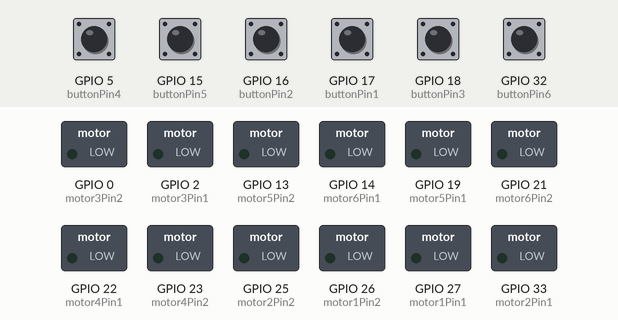
Simulated run of this sketch. Board: ESP32. On the bench: switched loads named in the sketch (green lamp = pin HIGH). Inputs (shaded band) come from the test bench; at power-on: GPIO 5 (buttonPin4), GPIO 15 (buttonPin5), GPIO 16 (buttonPin2), GPIO 17 (buttonPin1), GPIO 18 (buttonPin3), GPIO 32 (buttonPin6) HIGH.

Above: at 1.2 s.
1.3 s: GPIO 5 (buttonPin4) pulled LOW for 0.15 s
At 2.6 s:
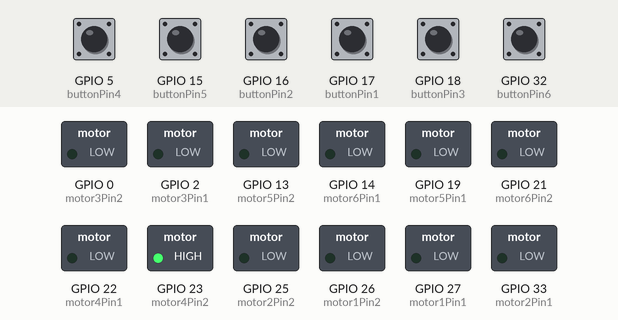
4.4 s: GPIO 15 (buttonPin5) pulled LOW for 0.15 s
At 5.0 s:
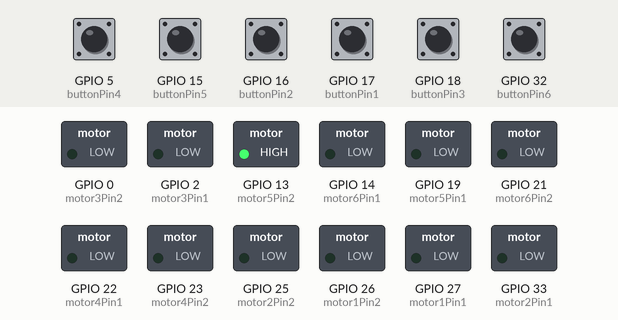
7.5 s: GPIO 16 (buttonPin2) pulled LOW for 0.15 s
At 8.6 s:
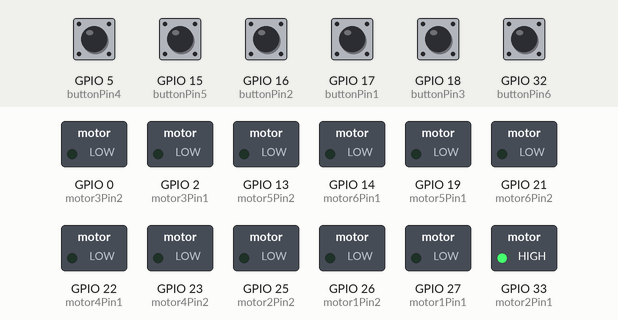
10.6 s: GPIO 17 (buttonPin1) pulled LOW for 0.15 s
At 11.0 s:
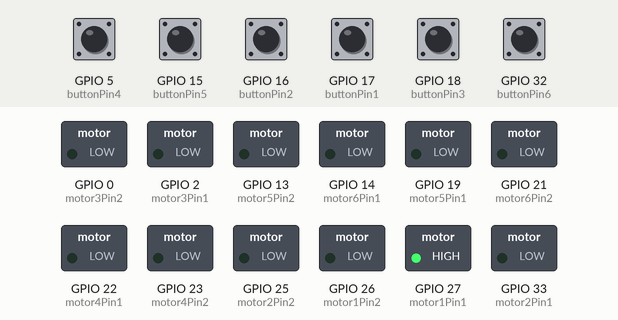
13.7 s: GPIO 18 (buttonPin3) pulled LOW for 0.15 s
At 14.5 s:
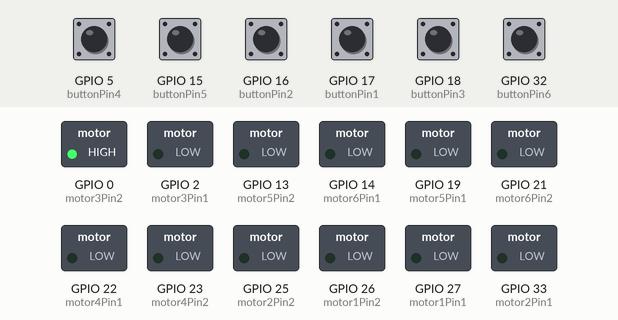
16.8 s: GPIO 32 (buttonPin6) pulled LOW for 0.15 s
At 18.0 s:
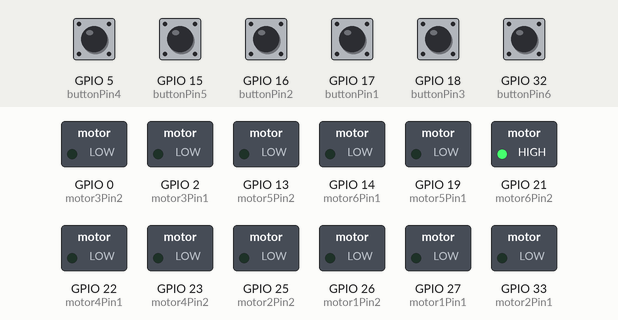
Timing chart, 0 to 20.9 s (numbered marks = the images above; inputs shaded):
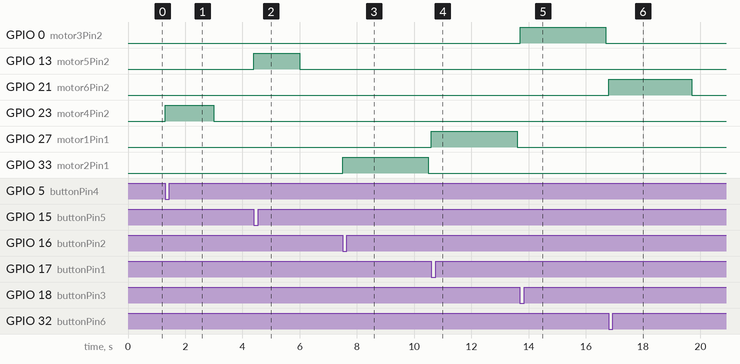

The sketch:

ESP32-millis-MSC.ino
```cpp
int motor1Pin1 = 27;
int motor1Pin2 = 26;
int motor2Pin1 = 33;
int motor2Pin2 = 25;
int motor3Pin1 = 2;
int motor3Pin2 = 0;
int motor4Pin1 = 22;
int motor4Pin2 = 23;
int motor5Pin1 = 19;
int motor5Pin2 = 13;
int motor6Pin1 = 14;
int motor6Pin2 = 21;

//first motor controller board
int buttonPin1 = 17;
int buttonPin2 = 16;
int buttonPin3 = 18;
int buttonPin4 = 5;

//second motor controller board
int buttonPin5 = 15;
int buttonPin6 = 32;

bool motor1Active = false;
bool motor2Active = false;
bool motor3Active = false;
bool motor4Active = false;
bool motor5Active = false;
bool motor6Active = false;

//general start time
unsigned long startTime;
//separate start time variable for test
unsigned long startTime1 = 0;
unsigned long startTime2 = 0;

//motor timing stages
unsigned long elapsedTimeMotor1;
unsigned long elapsedTimeMotor2;
unsigned long elapsedTimeMotor3;
unsigned long elapsedTimeMotor4;
unsigned long elapsedTimeMotor5;
unsigned long elapsedTimeMotor6;

//motor states
int motor1UpState = 0;
bool motor2UpState = 0;
bool motor3UpState = 0;
bool motor4UpState = 0;
bool motor5UpState = 0;
bool motor6UpState = 0;

//button states
bool button1State = 0;
bool button2State = 0;
bool button3State = 0;
bool button4State = 0;
bool button5State = 0;
bool button6State = 0;

const int freq = 30000;
const int pwmChannel = 0;
const int pwmChannel2 = 1;
const int pwmChannel3 = 2;
const int resolution = 8;
int dutyCycle = 170;

void setup() {
  Serial.begin(9600);
  pinMode(motor1Pin1, OUTPUT);
  pinMode(motor1Pin2, OUTPUT);
  // pinMode(enable1Pin, OUTPUT);

  pinMode(motor2Pin1, OUTPUT);
  pinMode(motor2Pin2, OUTPUT);
  // pinMode(enable2Pin, OUTPUT);

  //Motor pin 3
  pinMode(motor3Pin1, OUTPUT);
  pinMode(motor3Pin2, OUTPUT);

  //Motor pin 4
  pinMode(motor4Pin1, OUTPUT);
  pinMode(motor4Pin2, OUTPUT);

  //Motor pin 5
  pinMode(motor5Pin1, OUTPUT);
  pinMode(motor5Pin2, OUTPUT);

  //Motor pin 6
  pinMode(motor6Pin1, OUTPUT);
  pinMode(motor6Pin2, OUTPUT);

  //button pins setup
  pinMode(buttonPin1, INPUT_PULLUP);
  pinMode(buttonPin2, INPUT_PULLUP);
  pinMode(buttonPin3, INPUT_PULLUP);
  pinMode(buttonPin4, INPUT_PULLUP);
  pinMode(buttonPin5, INPUT_PULLUP);
  pinMode(buttonPin6, INPUT_PULLUP);

  //set stattime to millis
  startTime = millis();
}

void loop() {
  //set current time in the loop for testing
  unsigned long currentTime = millis();

  //control motor1 button click
  //if motor is not moving activate the button
  if (motor1Active == false) {
    button1State = digitalRead(buttonPin1);
  }
  //else disable the button - block clicking possibility
  else
    button1State = 2;

  //control motor2 button click - same as above
  if (motor2Active == false) {
    button2State = digitalRead(buttonPin2);
  } else button2State = 2;

  //control motor3 button click - same as above
  if (motor3Active == false) {
    button3State = digitalRead(buttonPin3);
  } else button3State = 2;

  //control motor4 button click - same as above
  if (motor4Active == false) {
    button4State = digitalRead(buttonPin4);
  } else button4State = 2;

  //control motor5 button click - same as above
  if (motor5Active == false) {
    button5State = digitalRead(buttonPin5);
  } else button5State = 2;

  //control motor6 button click - same as above
  if (motor6Active == false) {
    button6State = digitalRead(buttonPin6);
  } else button6State = 2;

  //NOTE
  //I tried 2 different methods of millis in the first if statement and in the 3rd if statement
  // the first if statement takes the millis general time from the loop
  //the third millis takes the variable from setup and count time based on the millis in the motor's if statement block

  //motor 1 controller code
  // if button is pressed or motor1 is moving one or the other direction
  if (button1State == 0 || motor1Active == true) {
    // set the motor to be active (if the button is pressed the motor variable unblocks the if statement to run in the loop)
    motor1Active = true;
    //check if the time difference is lesser then 3000ms - 3 seconds || check if the motor should move up or down
    if (currentTime - startTime1 <= 3000 && motor1UpState == true) {
      digitalWrite(motor1Pin1, HIGH);
      digitalWrite(motor1Pin2, LOW);
    }
    //check if the time difference is lesser then 3000ms - 3 seconds || check if the motor should move up or down
    else if (currentTime - startTime1 <= 3000 && motor1UpState == false) {
      digitalWrite(motor1Pin1, LOW);
      digitalWrite(motor1Pin2, HIGH);
    }
    //switch motor movement off - reset the time variale and post motor variable to false to enable button click again
    else {
      digitalWrite(motor1Pin1, LOW);
      digitalWrite(motor1Pin2, LOW);
      //set start time as current
      startTime1 = currentTime;
      if (motor1UpState == 0) {
        motor1UpState = 1;
      } else motor1UpState = 0;
      motor1Active = false;
    }
  }

  //motor 2 controller code - same as above
  if (button2State == 0 || motor2Active == true) {
    motor2Active = true;
    // elapsedTimeMotor2 = millis();
    if (currentTime - startTime2 <= 3000 && motor2UpState == true) {
      digitalWrite(motor2Pin1, HIGH);
      digitalWrite(motor2Pin2, LOW);
    } else if (currentTime - startTime2 <= 3000 && motor2UpState == false) {
      digitalWrite(motor2Pin1, LOW);
      digitalWrite(motor2Pin2, HIGH);
    } else {
      digitalWrite(motor2Pin1, LOW);
      digitalWrite(motor2Pin2, LOW);
      //set start time as current
      startTime2 = currentTime;
      if (motor2UpState == 0) {
        motor2UpState = 1;
      } else motor2UpState = 0;
      motor2Active = false;
    }
  }

  //motor 3 controller code - other method of millis
  // if button is pressed or motor1 is moving one or the other direction
  if (button3State == 0 || motor3Active == true) {
    // set the motor to be active (if the button is pressed the motor variable unblocks the if statement to run in the loop)
    motor3Active = true;
    // get time in the local code block
    elapsedTimeMotor3 = millis();
    //check if the time difference is lesser then 3000ms - 3 seconds || check if the motor should move up or down
    if (elapsedTimeMotor3 - startTime <= 3000 && motor3UpState == true) {
      digitalWrite(motor3Pin1, LOW);
      digitalWrite(motor3Pin2, HIGH);
    }
    //check if the time difference is lesser then 3000ms - 3 seconds || check if the motor should move up or down
    else if (elapsedTimeMotor3 - startTime <= 3000 && motor3UpState == false) {
      digitalWrite(motor3Pin1, HIGH);
      digitalWrite(motor3Pin2, LOW);
    }
    //switch motor movement off - reset the time variale and post motor variable to false to enable button click again
    else {
      digitalWrite(motor3Pin1, LOW);
      digitalWrite(motor3Pin2, LOW);
      // set start time as code block time
      startTime = elapsedTimeMotor3;
      if (motor3UpState == 0) {
        motor3UpState = 1;
      } else motor3UpState = 0;
      motor3Active = false;
    }
  }

  //motor 4 controller code - same as above
  if (button4State == 0 || motor4Active == true) {
    motor4Active = true;
    elapsedTimeMotor4 = millis();
    if (elapsedTimeMotor4 - startTime <= 3000 && motor4UpState == true) {
      digitalWrite(motor4Pin1, HIGH);
      digitalWrite(motor4Pin2, LOW);
    } else if (elapsedTimeMotor4 - startTime <= 3000 && motor4UpState == false) {
      digitalWrite(motor4Pin1, LOW);
      digitalWrite(motor4Pin2, HIGH);
    } else {
      digitalWrite(motor4Pin1, LOW);
      digitalWrite(motor4Pin2, LOW);
      startTime = elapsedTimeMotor4;
      if (motor4UpState == 0) {
        motor4UpState = 1;
      } else motor4UpState = 0;
      motor4Active = false;
    }
  }

  //motor 5 controller code - same as above
  if (button5State == 0 || motor5Active == true) {
    motor5Active = true;
    elapsedTimeMotor5 = millis();
    if (elapsedTimeMotor5 - startTime <= 3000 && motor5UpState == true) {
      digitalWrite(motor5Pin1, HIGH);
      digitalWrite(motor5Pin2, LOW);
    } else if (elapsedTimeMotor5 - startTime <= 3000 && motor5UpState == false) {
      digitalWrite(motor5Pin1, LOW);
      digitalWrite(motor5Pin2, HIGH);
    } else {
      digitalWrite(motor5Pin1, LOW);
      digitalWrite(motor5Pin2, LOW);
      startTime = elapsedTimeMotor5;
      if (motor5UpState == 0) {
        motor5UpState = 1;
      } else motor5UpState = 0;
      motor5Active = false;
    }
  }

  //motor 6 controller code - same as above
  if (button6State == 0 || motor6Active == true) {
    motor6Active = true;
    elapsedTimeMotor6 = millis();
    if (elapsedTimeMotor6 - startTime <= 3000 && motor6UpState == true) {
      digitalWrite(motor6Pin1, HIGH);
      digitalWrite(motor6Pin2, LOW);
    } else if (elapsedTimeMotor6 - startTime <= 3000 && motor6UpState == false) {
      digitalWrite(motor6Pin1, LOW);
      digitalWrite(motor6Pin2, HIGH);
    } else {
      digitalWrite(motor6Pin1, LOW);
      digitalWrite(motor6Pin2, LOW);
      startTime = elapsedTimeMotor6;
      if (motor6UpState == 0) {
        motor6UpState = 1;
      } else motor6UpState = 0;
      motor6Active = false;
    }
  }
}
```

Measured:
- after the input at 1.3 s, GPIO 23 (motor4Pin2): LOW → HIGH at once, → LOW 1.7 s later
- after the input at 4.4 s, GPIO 13 (motor5Pin2): LOW → HIGH at once, → LOW 1.6 s later
- after the input at 7.5 s, GPIO 33 (motor2Pin1): LOW → HIGH at once, → LOW 3.0 s later
- after the input at 10.6 s, GPIO 27 (motor1Pin1): LOW → HIGH at once, → LOW 3.0 s later
- after the input at 13.7 s, GPIO 0 (motor3Pin2): LOW → HIGH at once, → LOW 3.0 s later
- after the input at 16.8 s, GPIO 21 (motor6Pin2): LOW → HIGH at once, → LOW 2.9 s later
